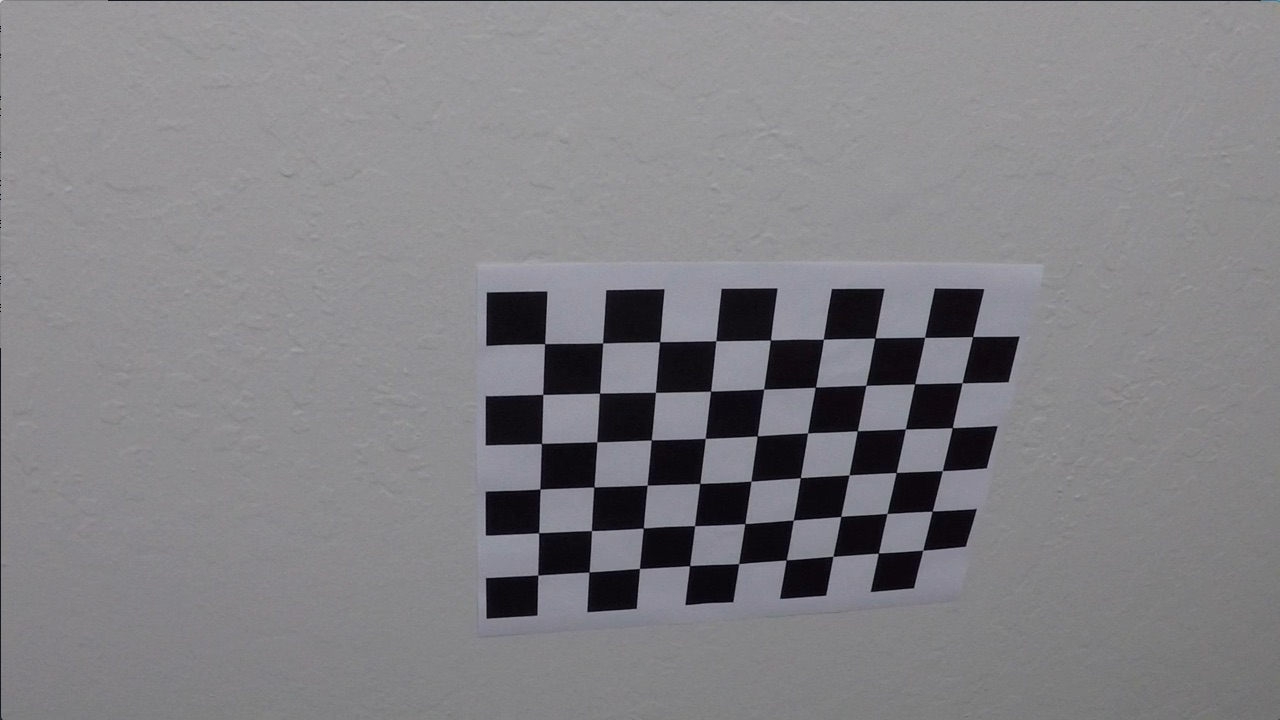
#> input picture camera_cal_pic/calibration10.jpg, 1280 x 720 px, given as the content of the folder camera_cal, which was not available
$ python '校正相机.py'
#> lines starting #> are read from the running program, lines starting #| are printed output that depends on the picture; pictures that were not available may be replaced by others from this repository, and a replacement may not be noted
import numpy as np
import cv2
import glob
import matplotlib.pyplot as plt
import pickle

# prepare object points, like (0,0,0), (1,0,0), (2,0,0) ....,(6,5,0)
objp = np.zeros((6*9,3), np.float32)#构建一个72行，3列的零矩阵
objp[:,:2] = np.mgrid[0:9, 0:6].T.reshape(-1,2)#把数组变成网格的顺序

# Arrays to store object points and image points from all the images.
objpoints = [] # 3d points in real world space
imgpoints = [] # 2d points in image plane.

# Make a list of calibration images
images = glob.glob('camera_cal/calibration*.jpg')

# Step through the list and search for chessboard corners
for idx, fname in enumerate(images):
    img = cv2.imread(fname)
#> img is the input picture: shape (720, 1280, 3); mean B, G, R 133.1, 129.4, 130.2
    gray = cv2.cvtColor(img, cv2.COLOR_BGR2GRAY)

    # Find the chessboard corners
    ret, corners = cv2.findChessboardCorners(gray, (9,6), None)
#> ret = True; corners = 54 rows, first 8: [545.3, 343.1], [602.7, 342.8], [660.1, 341.3], [715.8, 340.7], [770.6, 340], [823.5, 339.2], [874.3, 338.5], [925.1, 337.4]
    print('number:',fname,'ret = ',ret)
#| number: _only/calibration10.jpg ret =  True

    # If found, add object points, image points
    if ret == True:
        objpoints.append(objp)
        imgpoints.append(corners)

img = cv2.imread('camera_cal/calibration1.jpg')
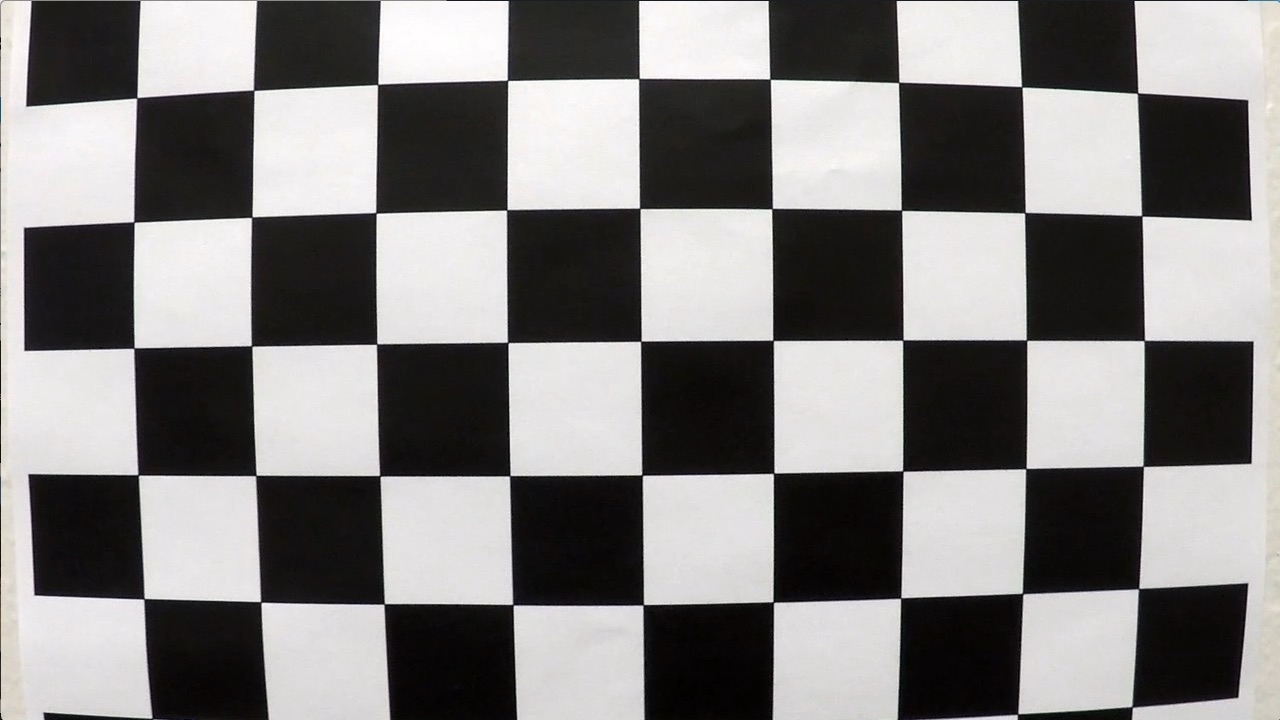
#> input picture camera_cal_pic/calibration1.jpg, 1280 x 720 px, given as the content of the folder camera_cal, which was not available
#> img is the input picture: shape (720, 1280, 3); mean B, G, R 127.8, 128.4, 130.1
print(img.shape)
#| (720, 1280, 3)
img_size = (img.shape[1],img.shape[0])
#> img_size = (1280, 720)
print(img_size)
#| (1280, 720)
# Do camera calibration given object points and image points
ret, mtx, dist, rvecs, tvecs = cv2.calibrateCamera(objpoints, imgpoints, img_size,None,None)#标定
#> ret = 0.68; mtx = [[1143.7, 0, 681.7], [0, 1109.2, 367.7], [0, 0, 1]]; dist = [[-0.515, 2.99, -0.00876, 0.00937, 1.41]]; rvecs = ([0.451, -0.252, 0.0361],); tvecs = ([-2.31, -0.422, 19.12],)
#这个函数会返回标定结果、相机的内参数矩阵、畸变系数、旋转矩阵和平移向量。

# Save the camera calibration result for later use (we won't worry about rvecs / tvecs)
dist_pickle = {}
dist_pickle["mtx"] = mtx
dist_pickle["dist"] = dist
pickle.dump( dist_pickle, open( "camera_cal/wide_dist_pickle.p", "wb" ) )

def undistort(img):
    cal_pickle = pickle.load(open("camera_cal/wide_dist_pickle.p", "rb"))
    mtx = cal_pickle['mtx']
    dist = cal_pickle['dist']
    undist = cv2.undistort(img,mtx,dist,None,mtx)
    return undist

image_test = 'camera_cal/calibration3.jpg'  #TODO:换成其他图片试一试
img_test = cv2.imread(image_test)
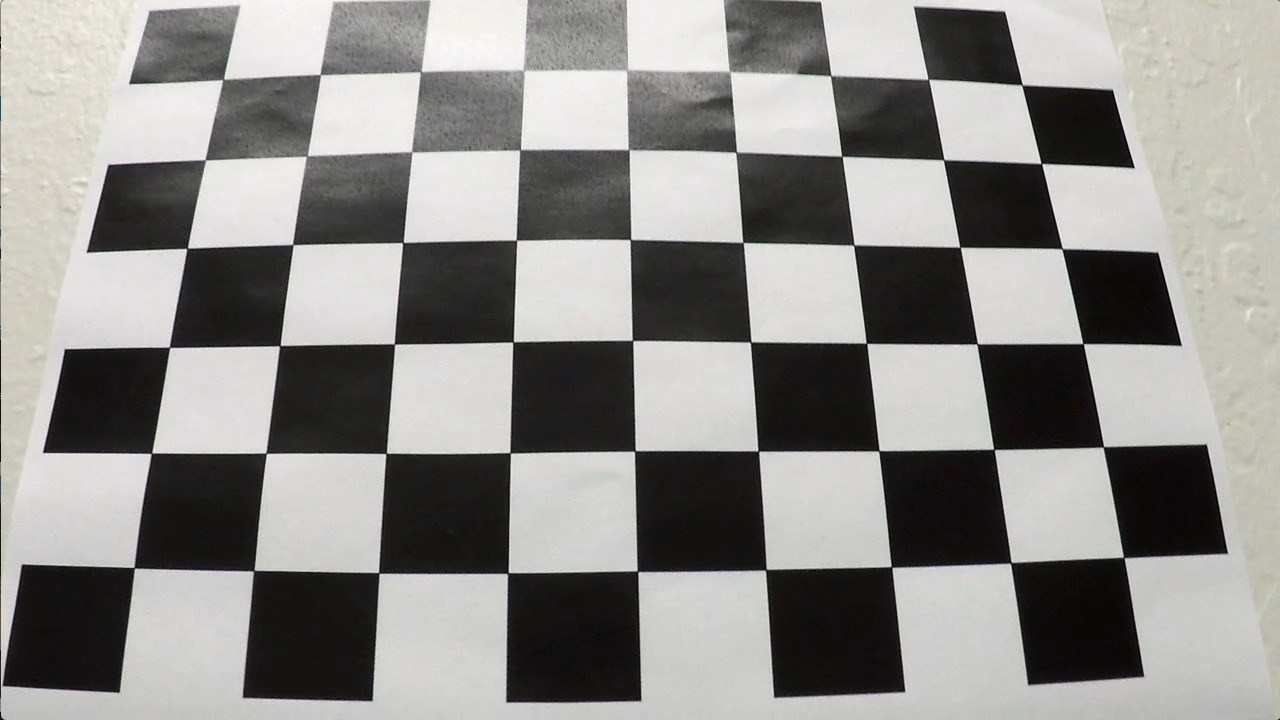
#> input picture camera_cal_pic/calibration3.jpg, 1280 x 720 px, given as the content of the folder camera_cal, which was not available
#> img_test is the input picture: shape (720, 1280, 3); mean B, G, R 138.1, 141, 141.8
img_undistort = undistort(img_test)
#> in undistort, `undist = cv2.undistort(img,mtx,dist,None,mtx)`:
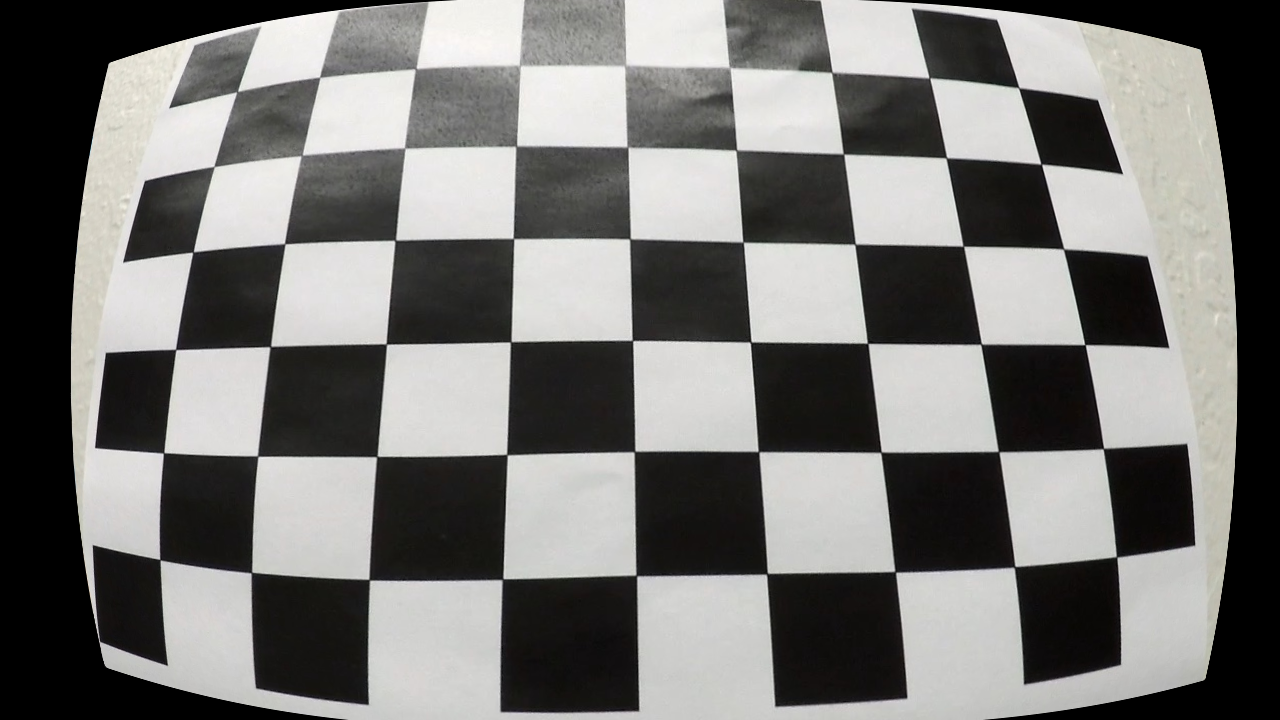
#> undist: shape (720, 1280, 3); mean B, G, R 115.9, 118.1, 118.7

plt.figure(figsize = (15,15))
plt.subplot(121)   #绘制一行两列的子图
plt.imshow(img_test)
plt.title('Original image')

plt.subplot(122)
plt.imshow(img_undistort)
plt.title('Undistort image')
dist
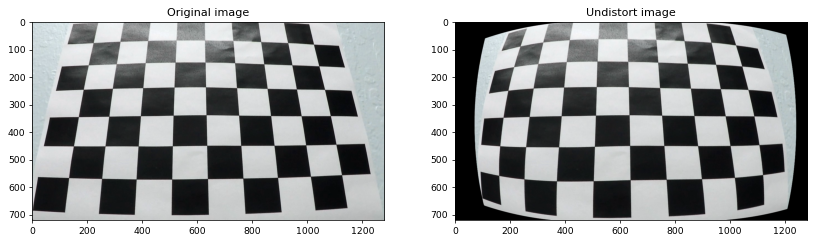
#> figure drawn by matplotlib, 2 panels; B, G, R data is drawn as R, G, B
